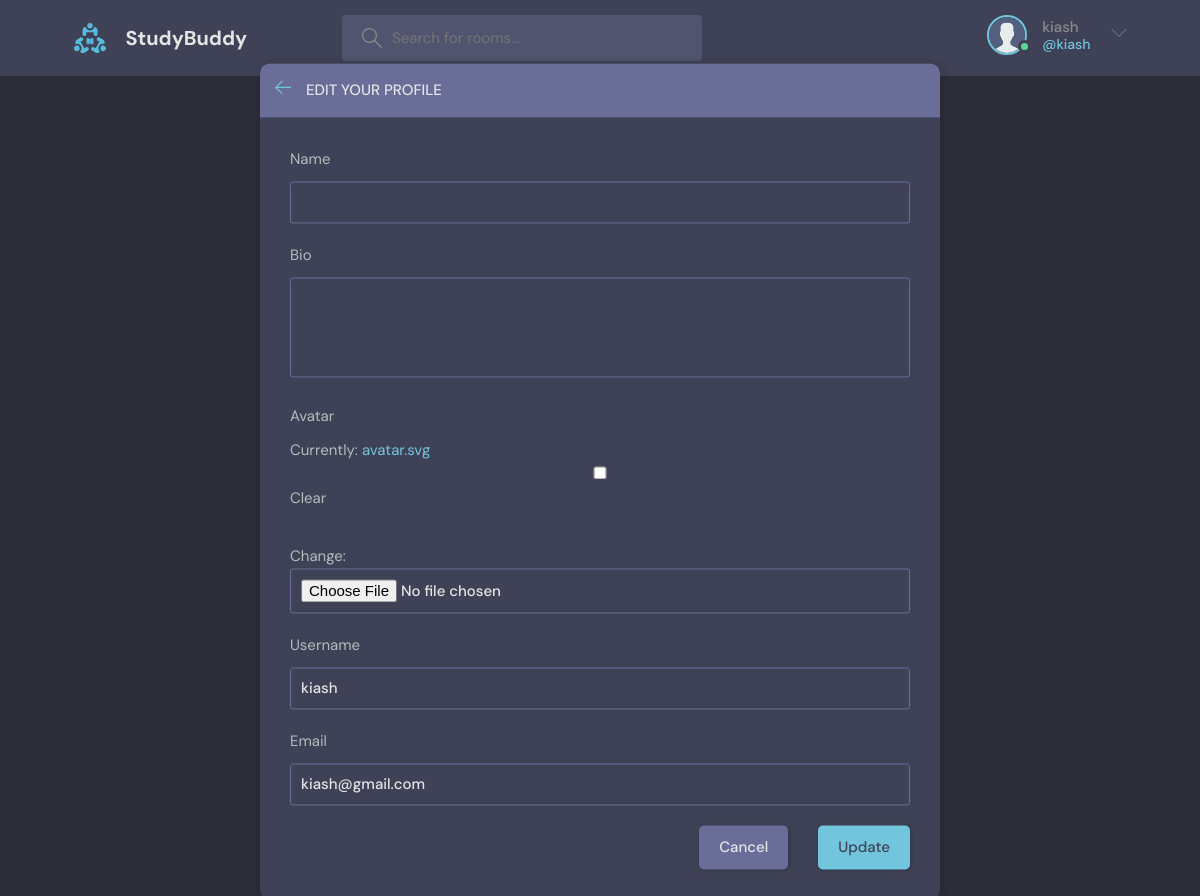
The page /update-user/ (signed in) on the database as committed earlier.
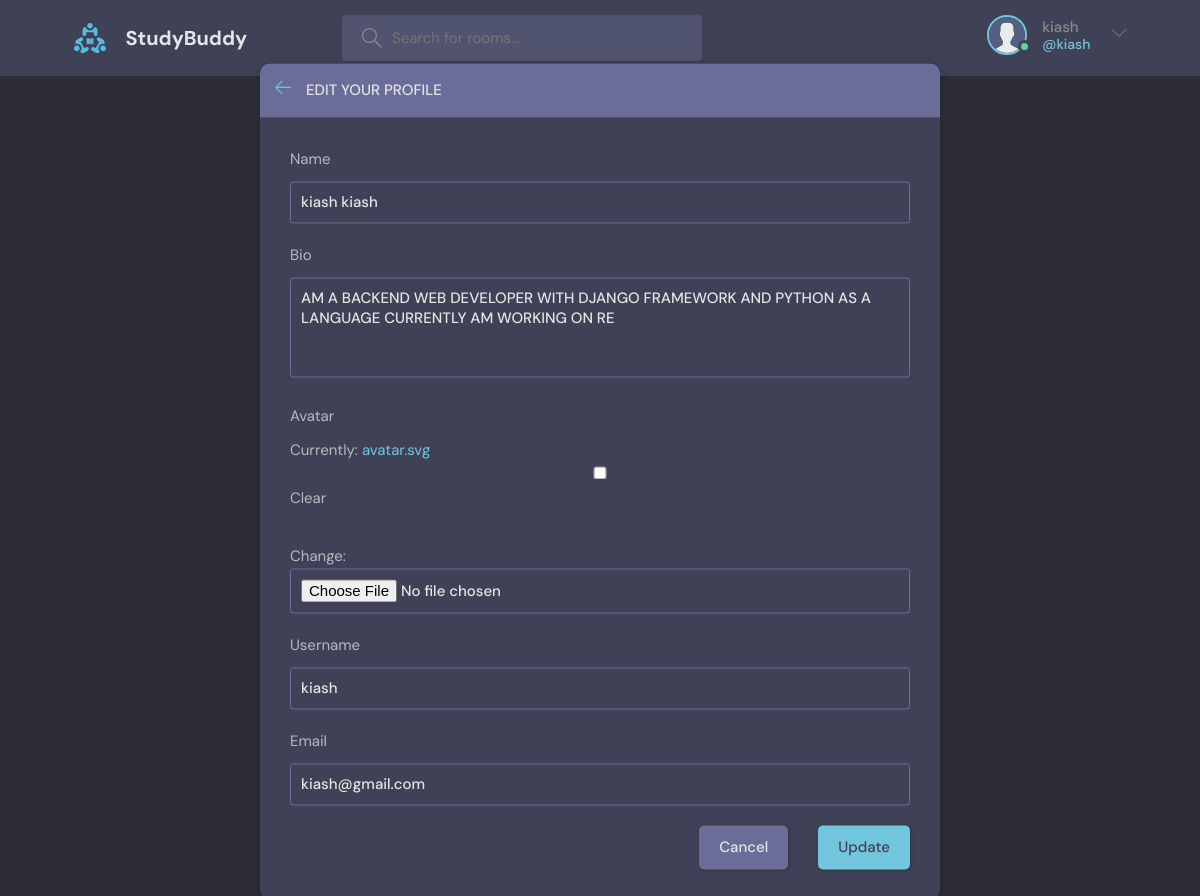
The same page on the database as committed later.
### core/models.py (models this page shows)
class User(AbstractUser):
    name=models.CharField(max_length=100 , blank=True, null=True)
    email=models.EmailField(max_length=100 , unique=True,blank=True, null=True)
    bio=models.TextField(max_length=100 , blank=True, null=True)
    avatar=models.ImageField(default="avatar.svg", blank=True, null=True)
    USERNAME_FIELD = 'email'
    REQUIRED_FIELDS = []

### core/views.py (the view)
# urls.py: path('update-user/',UpdateUser,name='update-user'),
@login_required(login_url='core:login')
def UpdateUser(request):
    user=request.user
    form=Userform(instance=user)
    if request.method=='POST':
        form=Userform(request.POST,request.FILES,instance=user)
        if form.is_valid():
            form.save()
            return redirect('core:profile',pk=user.id)
    context={
        'form':form,
    }
    return render(request,'core/update-user.html',context)

### core/forms.py
class Userform(ModelForm):
    class Meta:
        model = User
        fields = ['name','bio','avatar','username', 'email']

### core/templates/core/update-user.html (shortened to what this page needs)
{% extends 'base.html' %}
{% load static %}
{% block content %}
    <main class="update-account layout">
        <div class="container">
            <div class="layout__box">
                <div class="layout__boxHeader">
                    <div class="layout__boxTitle">
                        <a href="{% url 'core:home' %}">
                            <svg version="1.1" xmlns="http://www.w3.org/2000/svg" width="32" height="32"
                                viewBox="0 0 32 32">
                                <title>arrow-left</title>
                                <path
                                    d="M13.723 2.286l-13.723 13.714 13.719 13.714 1.616-1.611-10.96-10.96h27.625v-2.286h-27.625l10.965-10.965-1.616-1.607z">
                                </path>
                            </svg>
                        </a>
                        <h3>Edit your profile</h3>
                    </div>
                </div>
                <div class="layout__body">
                    <form class="form" action="" method="POST" enctype="multipart/form-data">
                        {% for field in form %}
                        <div class="form__group">
                            <label for="profile_pic">{{field.label}}</label>
                            {{field }}
                        </div>
                        {% endfor %}
                        <div class="form__action">
                            <a class="btn btn--dark" href="index.html">Cancel</a>
                            <button class="btn btn--main" type="submit">Update</button>
                        </div>
                    </form>
                </div>
            </div>
        </div>
    </main>
  {% endblock %}

### templates/nav.html (shortened to what this page needs)
{%load static %}
  <header class="header header--loggedIn">
    <div class="container">
      <a href="{%  url 'core:home' %}" class="header__logo">
        <img src="{% static 'images/logo.svg'  %}" />
        <h1>StudyBuddy</h1>
      </a>
      <form class="header__search" method="GET"  action="{% url 'core:home' %}">
        <label>
          <input type="text" name="q" placeholder="Search for rooms..." />
        </label>
      </form>
      <nav class="header__menu">
        {% if request.user.is_authenticated  %}
          <div class="header__user">
            <a href="{% url 'core:update-user' %}">
              <div class="avatar avatar--medium active">
                <img src="{{request.user.avatar.url}}" />
              </div>
              <p>{{request.user.username}} <span>@{{request.user.username}}</span></p>
            </a>
            <button class="dropdown-button">
              <svg version="1.1" xmlns="http://www.w3.org/2000/svg" width="32" height="32" viewBox="0 0 32 32">
                <title>chevron-down</title>
                <path d="M16 21l-13-13h-3l16 16 16-16h-3l-13 13z"></path>
              </svg>
            </button>
          </div>
        {% else %}
          <a href="{% url 'core:login' %}">
            <img src="{% static  'images/avatar.svg' %}"/>
            <p>Login</p>
          </a>
        {% endif %}
      </nav>
    </div>
  </header>

Rows that differ between the two databases and show on the page:
changed User "kiash": name (not shown) → "kiash kiash"; bio (not shown) → "AM A BACKEND WEB DEVELOPER WITH DJANGO FRAMEWORK AND PYTHON AS A LANGUAGE CURRENTLY AM WORKING ON RE"
